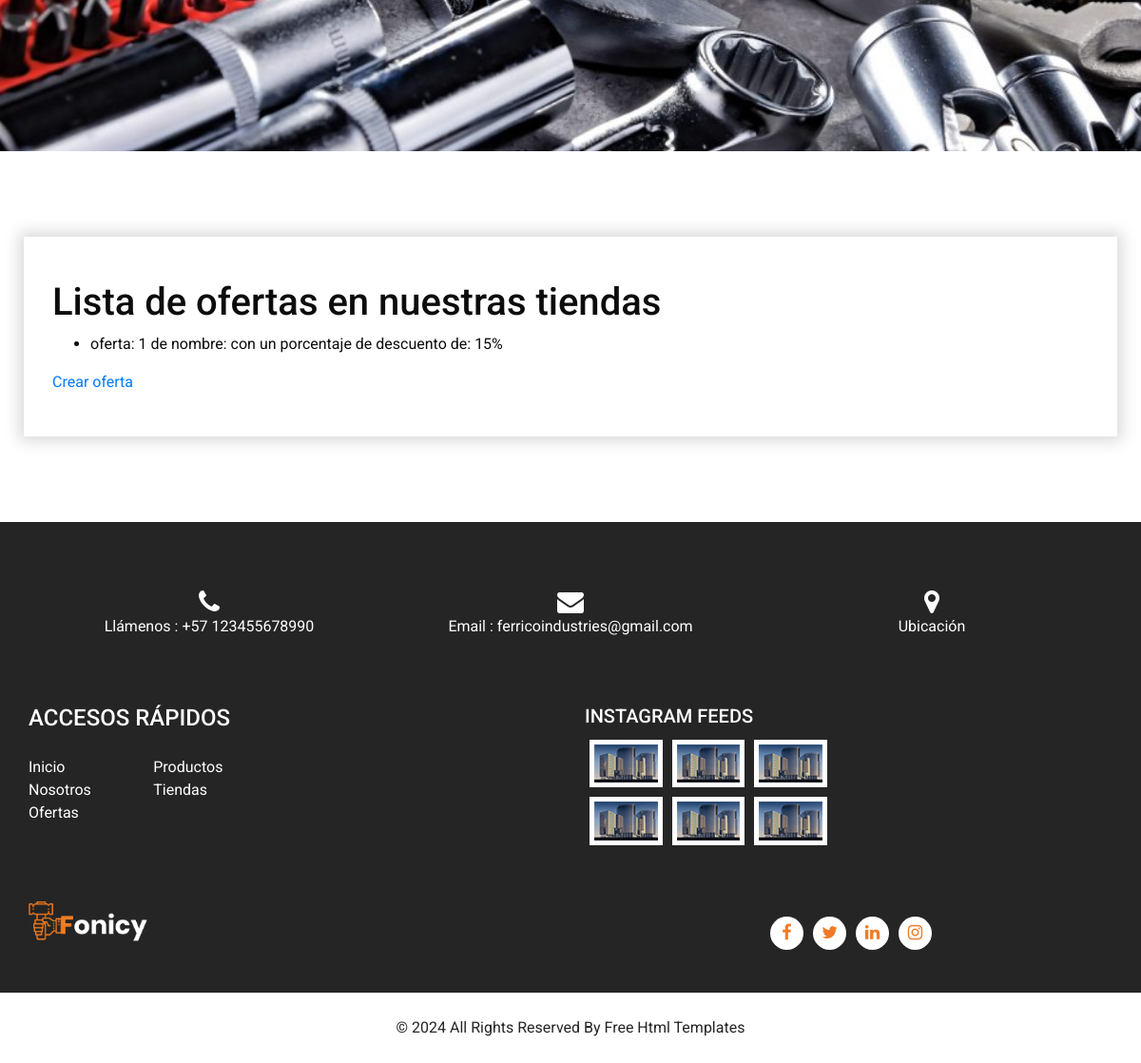
Before: /ferrico/lista-ofertas/ (lower part) with the older database file.
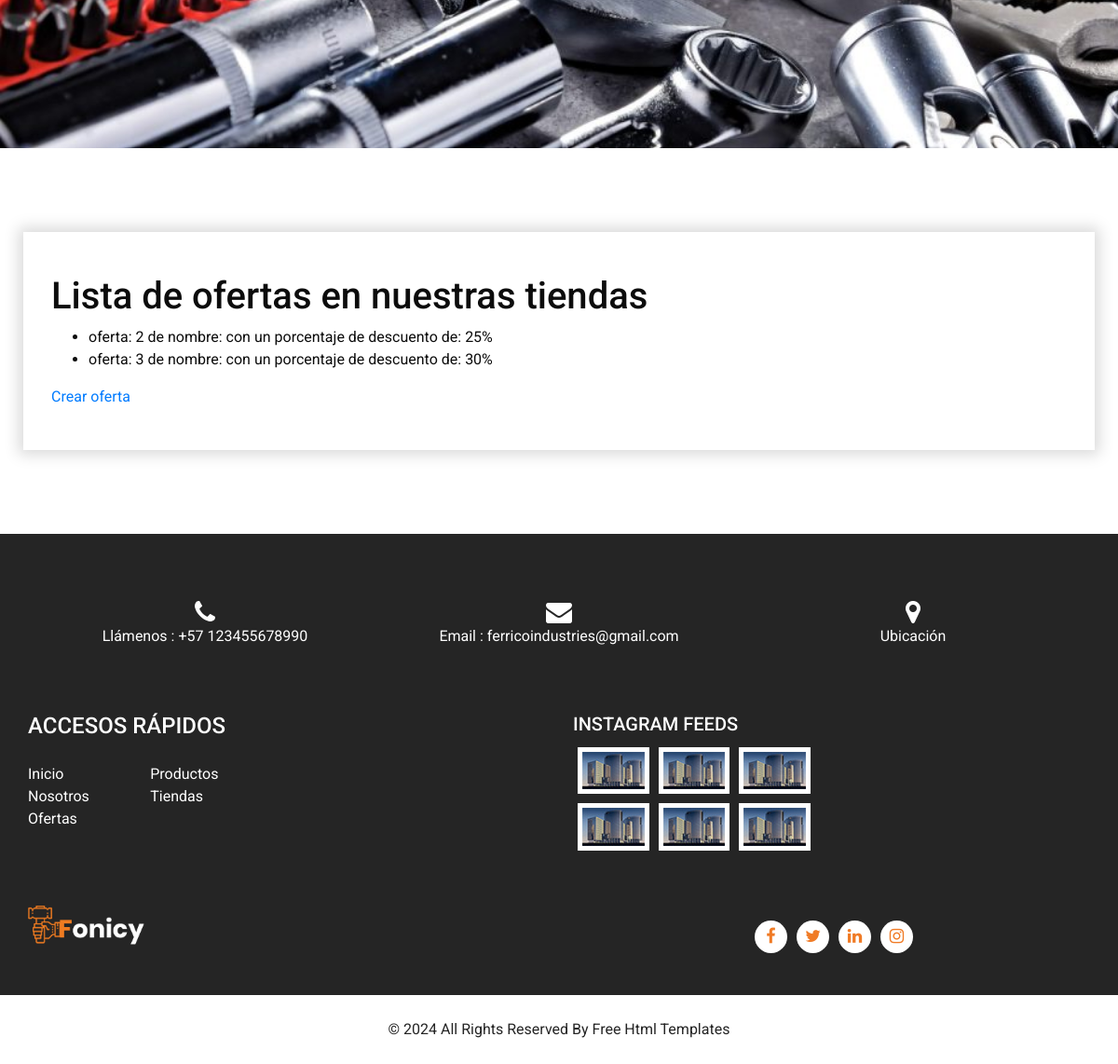
After: the same page with the newer database file.
### AppPreEntrega3/models.py (models this page shows, shortened)
class Oferta(models.Model):
    nombre_oferta=  models.CharField(max_length=40)
    porcentaje_oferta= models.IntegerField()
    tienda = models.ManyToManyField(Tienda)

### AppPreEntrega3/views.py (the view)
# urls.py: path('lista-ofertas/', lista_ofertas, name='ListaOfertas'),
def lista_ofertas(req):
    lista = Oferta.objects.all()
    return render(req, "lista_ofertas.html", {"lista_ofertas": lista})

### AppPreEntrega3/templates/lista_ofertas.html
{% extends 'padre.html' %}
{% block contenidoQueCambia %}
  <h1>Lista de ofertas en nuestras tiendas</h1>
    <ul>
        {% for ofertas in lista_ofertas %}
            <li>oferta: {{ofertas.id}} de nombre: {{ofertas.nombre}} con un porcentaje de descuento de: {{ofertas.porcentaje_oferta}}% </li>
        {% endfor %}
    </ul>
    <a href="{% url 'OfertaFormulario' %}">Crear oferta</a>
{% endblock contenidoQueCambia %}

Changed rows visible on the page:
removed Oferta: id "1", porcentaje_oferta "15"
added Oferta: id "2", porcentaje_oferta "25"
added Oferta: id "3", porcentaje_oferta "30"
